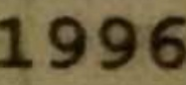
#> input picture images/ffed5601f04b75983070ea6c6dd30805_48.png, 186 x 85 px
$ python char_rec.py
#> lines starting #> are read from the running program, lines starting #| are printed output that depends on the picture; after the words box and inside, x2 and y2 are one past the last pixel; in counts of white or black regions, pixels touching at a corner belong together
import cv2 as cv
import sys
import pytesseract
import numpy as np

def contrast(image, alpha, beta):
    new_image = np.zeros(image.shape, image.dtype)
    for y in range(image.shape[0]):
        for x in range(image.shape[1]):
            for c in range(image.shape[2]):
                new_image[y,x,c] = np.clip(alpha*image[y,x,c] + beta, 0, 255)

    return new_image

def empty(a):
    pass

def std_deviation(contours):
    area = [cv.contourArea(cnt) for cnt in contours]
    mean = sum(area)/len(area)
    return mean, np.sqrt(sum([(i - mean)**2 for i in area])/len(area))

def get_contours(img):
    contours, hierarchy = cv.findContours(img, cv.RETR_EXTERNAL, cv.CHAIN_APPROX_NONE)
    for cnt in contours:
        if cv.contourArea(cnt) >= 900:
            cv.drawContours(imgContours, cnt, -1, (255,0,0), 3)
            perimeter = cv.arcLength(cnt, True)
            approx = cv.approxPolyDP(cnt, 0.02*perimeter, True)
            x, y, w, h = cv.boundingRect(approx)
            cv.rectangle(imgContours, (x-int(w*0.1),y-int(h*0.5)), (x+w+int(w*0.1), y+h+int(h*0.1)), (0, 0, 255), 3)

#paulo 245*2+1 e 45
# 4 4 2
# 7 5 3 #cross-elipse

#proibido 245*2+1 e 33
# 4 4 2
# 6 4 2 #cross-elipse
# 3 3 3 #rec-elipse


while True:
    cv.namedWindow("Trackbars")
    cv.resizeWindow("Trackbars", 1280, 480)
    cv.createTrackbar("Adaptive-1", "Trackbars", 245, 301, empty)
    cv.createTrackbar("Adaptive-2", "Trackbars", 25, 101, empty)

    adp_1 = cv.getTrackbarPos("Adaptive-1", "Trackbars")
    adp_2 = cv.getTrackbarPos("Adaptive-2", "Trackbars")
    # print(adp_1)

    cv.createTrackbar("Erosion", "Trackbars", 3, 10, empty)
    cv.createTrackbar("Dilation", "Trackbars", 3, 10, empty)
    cv.createTrackbar("kernel", "Trackbars", 3, 10, empty)

    ero = cv.getTrackbarPos("Erosion", "Trackbars")
    dila = cv.getTrackbarPos("Dilation", "Trackbars")
    ker = cv.getTrackbarPos("kernel", "Trackbars")


    # img = cv.imread("images/0004d959aab660c1ec6f4939f9c2be2e_30.png", cv.IMREAD_COLOR)
    img = cv.imread("images/ffed5601f04b75983070ea6c6dd30805_48.png", cv.IMREAD_COLOR)
#> img is the input picture: shape (85, 186, 3); mean B, G, R 60.9, 92.9, 106.5
    # img = cv.imread("images/Screenshot_20210525_004238.png", cv.IMREAD_COLOR)
    if img is None:
        print("Could not open the image")


    img = cv.resize(img,None,fx=3, fy=3, interpolation = cv.INTER_CUBIC)
#> img: shape (255, 558, 3)
    imgContours = img.copy()
    # img = contrast(img, 1.5, 10)
    img = cv.cvtColor(img,cv.COLOR_BGR2GRAY)
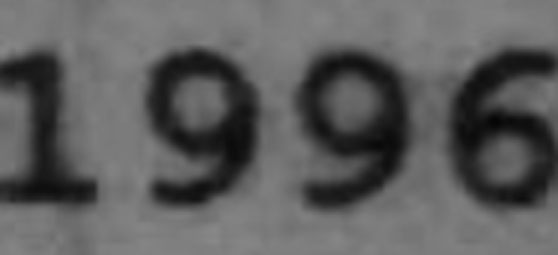
#> img: shape (255, 558); min 6, max 136, mean 93.3


    th3 = cv.adaptiveThreshold(img,255,cv.ADAPTIVE_THRESH_GAUSSIAN_C,\
                    cv.THRESH_BINARY_INV, adp_1*2+1, adp_2)
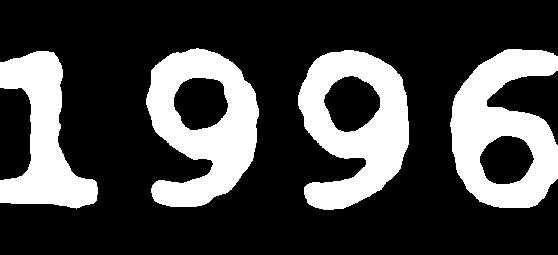
#> th3: shape (255, 558); 27% white; 4 white regions, box (x1, y1, x2, y2) and area: (146, 48, 259, 207) 10374, (298, 50, 409, 210) 10250, (450, 49, 558, 208) 10171, (0, 51, 98, 209) 7614

    kernel = cv.getStructuringElement(cv.MORPH_ELLIPSE,(ker,ker))
    erosion = cv.erode(th3,kernel,iterations = ero)
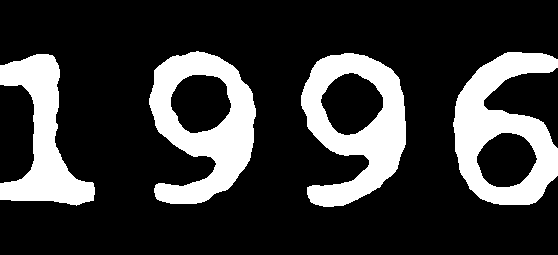
#> erosion: shape (255, 558); 22.1% white; 4 white regions, box (x1, y1, x2, y2) and area: (149, 51, 256, 204) 8437, (453, 52, 558, 205) 8337, (301, 53, 406, 207) 8324, (0, 54, 95, 206) 6283

    kernel = cv.getStructuringElement(cv.MORPH_RECT,(ker,ker))
    dilation = cv.dilate(erosion,kernel,iterations = dila)
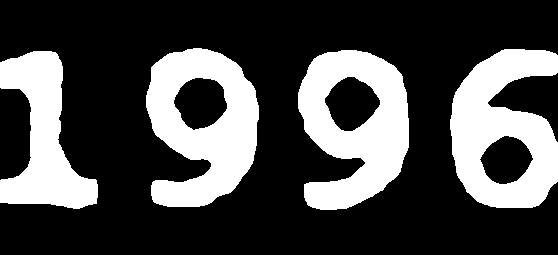
#> dilation: shape (255, 558); 28.7% white; 4 white regions


    get_contours(erosion)
#> in get_contours, `contours, hierarchy = cv.findContours(img, cv.RETR_EXTERNAL, cv.CHAIN_..`: contours = 4 contours; box (x1, y1, x2, y2) and area: (149, 51, 256, 204) 10880, (301, 53, 406, 207) 10808, (453, 52, 558, 205) 10503, (0, 54, 95, 206) 6044
#> the loop in get_contours, `for cnt in contours:` made 4 passes
#> (perimeter, x, y, w, h) on passes 1 to 4: (519.3, 0, 57, 94, 144), (543, 301, 55, 105, 150), (561.6, 455, 52, 103, 153), (547.1, 154, 52, 99, 150)
#> after the loop in get_contours, `for cnt in contours:`:
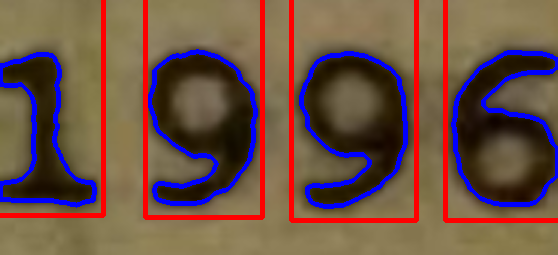
#> imgContours: shape (255, 558, 3); mean B, G, R 71.2, 82.4, 110.1

    cv.imshow("img", img)
    cv.imshow("imgContours", imgContours)
    cv.imshow("th3", th3)
    cv.imshow("dilation", dilation)
    cv.imshow("erosion", erosion)
    cv.waitKey(1)
